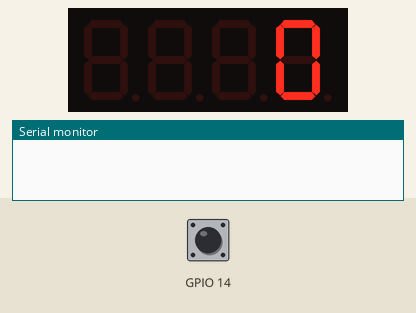
This sketch was run on a simulated ESP8266 (Wemos D1 mini). On the bench: 4-digit seven-segment display, the last lines printed to the serial monitor. Inputs (shaded band) come from the test bench; at power-on: GPIO 14 HIGH. WiFi joins after 1.5 s; servers stay silent unless stated; network time is answered at once with the bench clock; the local clock reads 2024-03-15 10:24:30 at power-on unless the sketch sets it.

Above: at 0.2 s.
At 0.8 s:
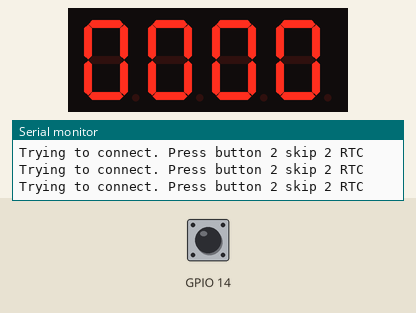
At 1.3 s:
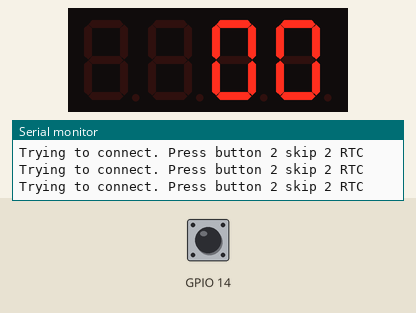
At 1.8 s:
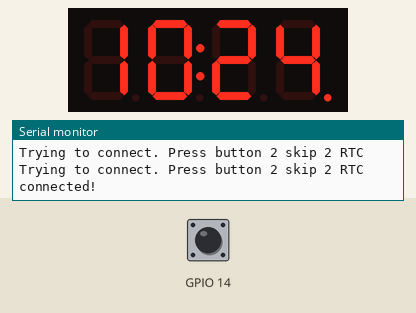
At 30.1 s:
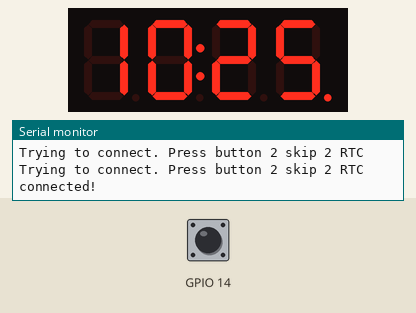

The sketch:

tm1637clock_v1.1.ino
```cpp
#include <NTPClient.h>
#include <ESP8266WiFi.h>
#include <WiFiUdp.h>
#include "RTClib.h"
#include "TM1637Display.h"
#include <EEPROM.h>

/* Libraries used:
RTC module: https://github.com/adafruit/RTClib
NTP client: https://github.com/arduino-libraries/NTPClient/tree/master
display: https://github.com/avishorp/TM1637/blob/master/TM1637Display.h
*/

//wemos d1 mini (clone)

//TM1637 DISPLAY SETUP
#define CLK 13
#define DIO 12

    TM1637Display mydisplay(CLK, DIO);
    byte brightness;
//END TM1637 DISPLAY SETUP


  //wifi credentials
  const char *ssid     = "your_ssid";
  const char *password = "your_password";


  WiFiUDP ntpUDP;  //NTP server uses UDP communication protocol

// You can specify the time server pool and the offset, (in seconds, es:(3600=1h))
// additionally you can specify the update interval (in milliseconds).
  NTPClient timeClient(ntpUDP, "ntp1.inrim.it", 3600);

  RTC_DS1307 rtc;

void setup() {

    Serial.begin(115200);

    mydisplay.setBrightness(7); //display brightness

    pinMode(14, INPUT_PULLUP);


//SETUP NTP
    WiFi.begin(ssid, password);

    //cycle that waits for connection
      while (WiFi.status() != WL_CONNECTED ) {

           //delay (500);
           mydisplay.clear();


           //setSegments(const uint8_t segments[], uint8_t length = 1, uint8_t pos = 0);

           //counter for waiting animation
           for(int ct=3; ct>=0; ct--){
           delay (100);      //next change to do: replace delay() with a non-blocking wait
           mydisplay.showNumberDecEx(0, 0, false, 1, ct);
           delay (100);

           Serial.println( "Trying to connect. Press button 2 skip 2 RTC" );

              //when button is pressed, skips directly to RTC MODE
              if(digitalRead(14) == LOW){
                  break;
              }
           }
      }

      if(WiFi.status() == WL_CONNECTED){
          Serial.println("connected!");
          timeClient.begin();
          timeClient.update();
      }
//END SETUP NTP


//SETUP RTC

  //checks if you wired the RTC module the right way
  if (!rtc.begin()) {
    Serial.println("Couldn't find RTC");
    Serial.flush();
    while (1) delay(10);
  }

  //checks if RTC hasn't data in it yet
  if (!rtc.isrunning()) {
    Serial.println("RTC is NOT running, let's set the time!");

    // When time needs to be set on a new device, or after a power loss,
    // This line sets the RTC with an explicit date & time, for example to set
    // January 21, 2014 at 3am you would call:
    // rtc.adjust(DateTime(2014, 1, 21, 3, 0, 0));
    rtc.adjust(DateTime(2025, 3, 20, timeClient.getHours(), timeClient.getMinutes(), timeClient.getSeconds()));
    //PS: __DATE__ e __TIME__ are macros that sets the RTC to the date & time this sketch was compiled
  }

}


void loop() {

  //NTP Mode
  if(WiFi.status() == WL_CONNECTED){

  timeClient.update(); //mandatory

  mydisplay.showNumberDecEx(timeClient.getHours(), 0b01000000, true, 2, 0);
  mydisplay.showNumberDecEx(timeClient.getMinutes(), 0b01000000, true, 2, 2);
  }


  //RTC Mode (when there's no wifi)
  else{
  DateTime adesso = rtc.now();

  mydisplay.showNumberDecEx(adesso.hour(), 0b01000000, true, 2, 0);
  mydisplay.showNumberDecEx(adesso.minute(), 0b01000000, true, 2, 2);
     }


}
```

Measured:
- what the display in image 3 shows lasts 28.2 s, from 1.8 s to 30.0 s
